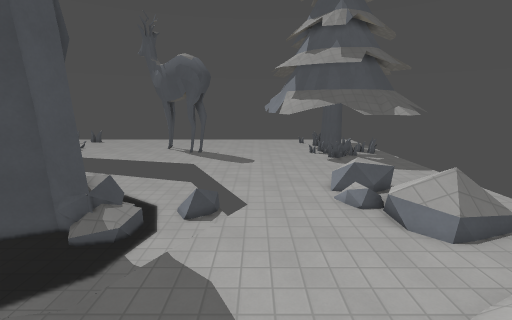
View 1 (above)

21 first-person views from a walk through a 3-D level made in the Godot game engine. The camera is 1.2 m above the floor, tilts 12° down and sees 90° across. The floor is counted in squares, 0.5 m on a side. Each view is taken from the middle of a square. On the plan, view 1 faces up. The plan holds only what a view shows up to about 17 squares ahead; the rest is blank. Surface patterns are stand-ins for the level's own textures.

View 2
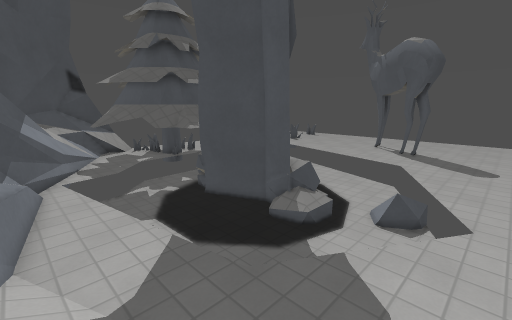

View 3
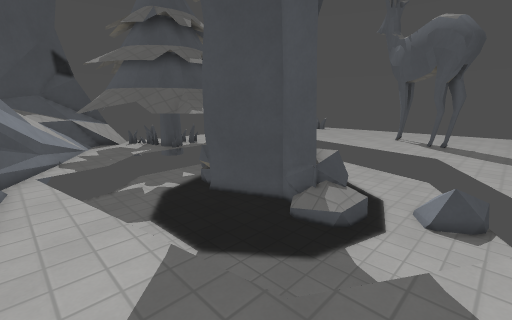

View 4
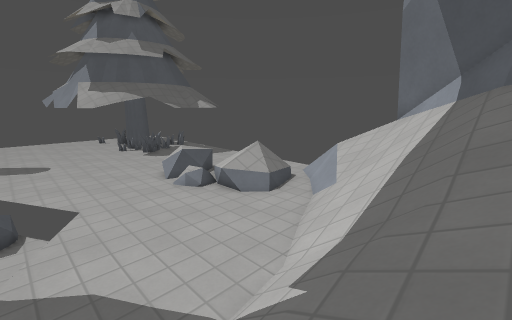

View 5
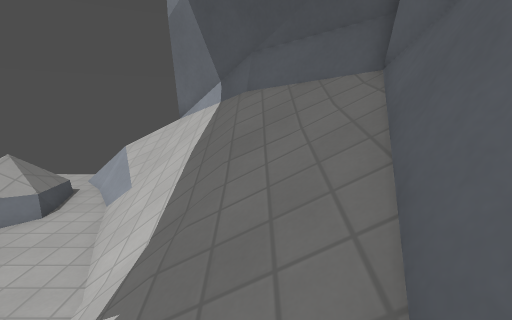

View 6
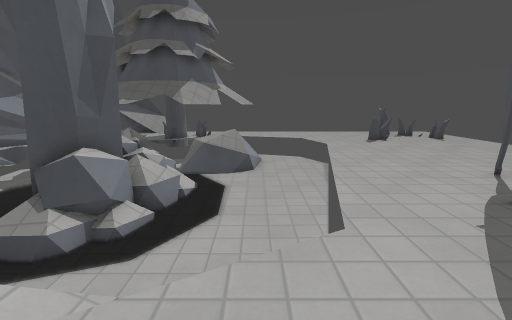

View 7
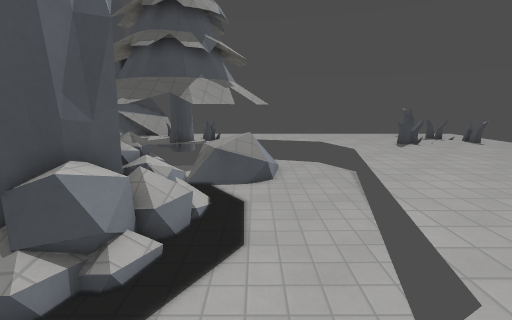

View 8
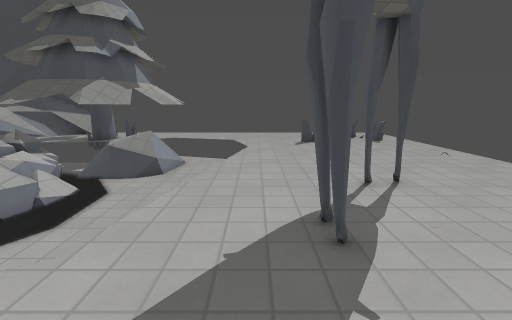

View 9
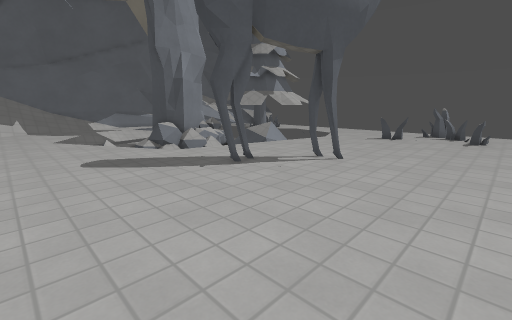

View 10
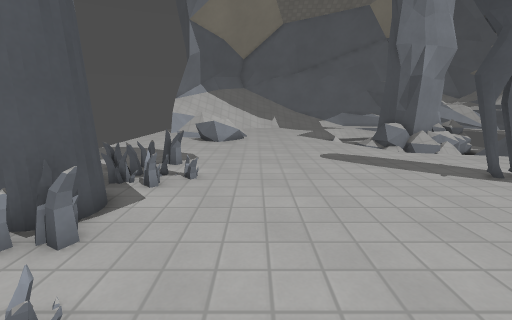

View 11
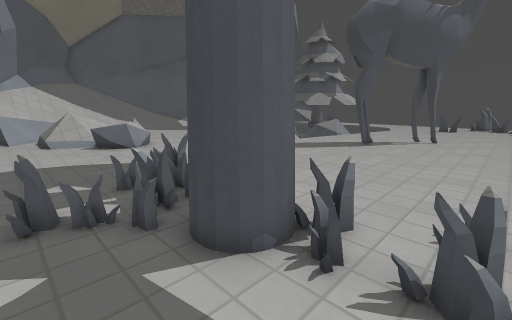

View 12
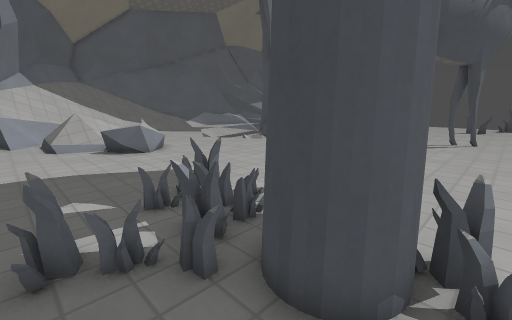

View 13
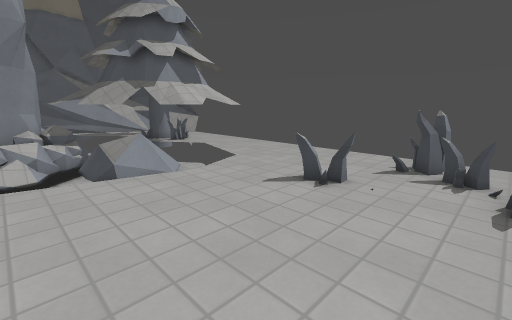

View 14
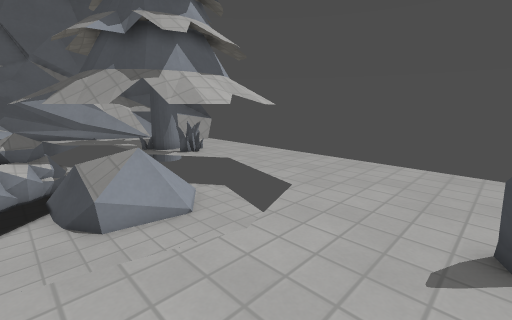

View 15
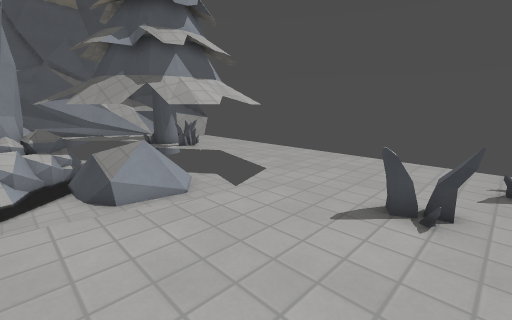

View 16
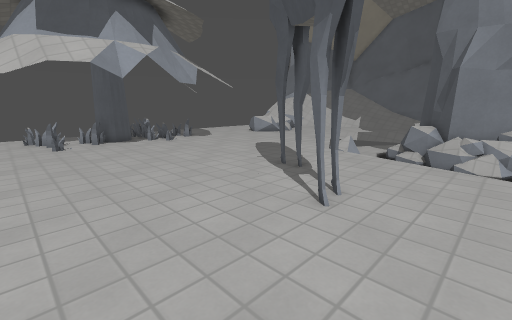

View 17
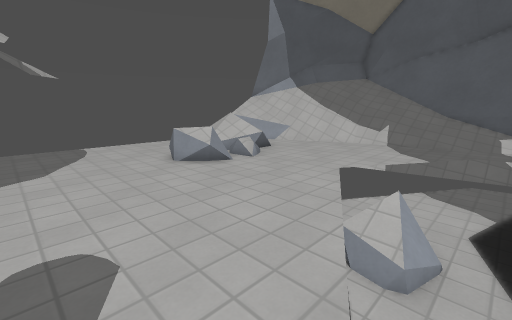

View 18
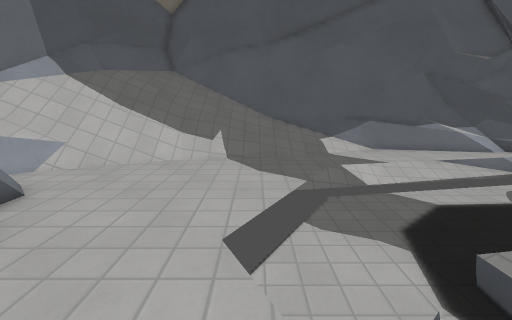

View 19
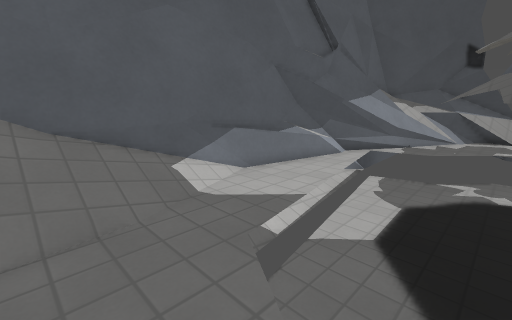

View 20
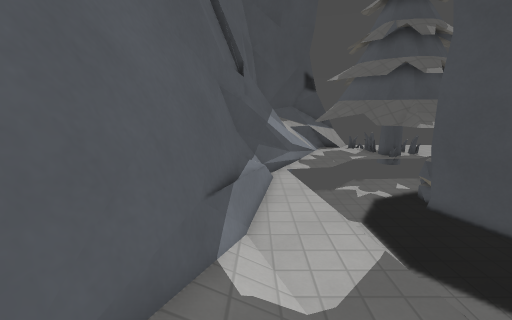

View 21
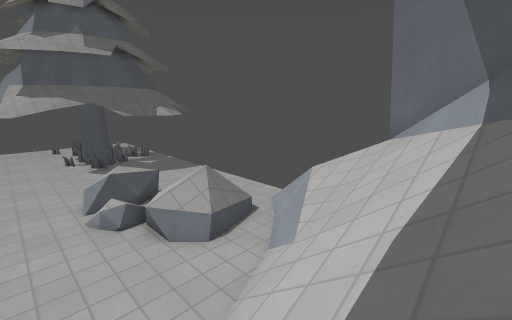

### Floor plan
Key: @ floor where view 1 was taken; # wall or solid block; . main floor; : floor 0.25 m higher than the main floor; - floor 0.25 m lower than the main floor; _ floor 0.75 m lower than the main floor; / step, stairs or slope; = window, fence, low wall or low ledge; ^ raised ledge; v drop or lower ground; T thing the floor can be seen under or through; O other object.
Columns run from 24 left of view 1 to 12 right of it. Each row starts with its distance up from view 1.
 32     ........................  .....
 31     ==...........................#.
 30    .===......................#.#O  .
 29    =#.............................
 28  #=#..........................###...
 27  .=#..=........................###..
 26  ....==........##.=............TT#..
 25  .....=........##.............. T...
 24  .............................TTTTTT
 23  .................##..........TT=T.T
 22  .............................TTTT..
 21  .....vvvvvv..................TT....
 20  ....vvvvvvvvvvv.................
 19  ....vvvvvvvvvvvvvv................
 18  ....vvvvvvvvvvvvvvv................
 17  ...v^vvvvvvvvvvvvvvv...............
 16  ^^^^^^.vvvvvvvvvvvvvv..............
 15 v^     v^vvvvvvvvvvvvv..............
 14         ^^vvvvvvv_vvvv.......vv=....
 13          ^vv.-:.--_vvvv......==v....
 12           vv::##^=-vvvvv.....vvvv...
 11          #^:######-vvvvv....vvvvvv..
 10          #^###vvv-vvvvvv......vvvv..
  9         #^^vvvvvvvvvvvv.......vvvv..
  8        ##^vvvvvvvvvvvvv.......:v:.#=
  7       ##vvvvvvvvvvvvvv...........#==
  6   =  #^^vvvvvvvvvvvvvv..........:###
  5   #=v^^vvvvvvvvvvvvvv.........//////
  4   #^^==vvvvvvvvvvv..........//////##v
  3   #^^^##=vvv............//////////##
  2   #  ^#####........./////////////##
  1           ###====.//////////////##
  0            ########==#//@//////###
 -1                  ######=#/////###
 -2                      ####==///##
 -3                        ########

Positions as (right, up) in squares from view 1, and headings:
1: (0, 0), facing up
2: (0, 1), facing up-left
3: (-2, 2), facing up-left
4: (-2, 0), facing up-right
5: (-2, 0), facing right
6: (0, 17), facing left
7: (-2, 16), facing left
8: (-1, 22), facing left
9: (2, 32), facing down-left
10: (3, 32), facing down
11: (11, 30), facing down-left
12: (11, 28), facing down-left
13: (-11, 30), facing down-left
14: (-13, 25), facing down-left
15: (-12, 27), facing down-left
16: (-12, 32), facing down-right
17: (-5, 20), facing down-right
18: (-1, 15), facing down
19: (-1, 8), facing down-left
20: (-1, 1), facing left
21: (2, 1), facing up-right
